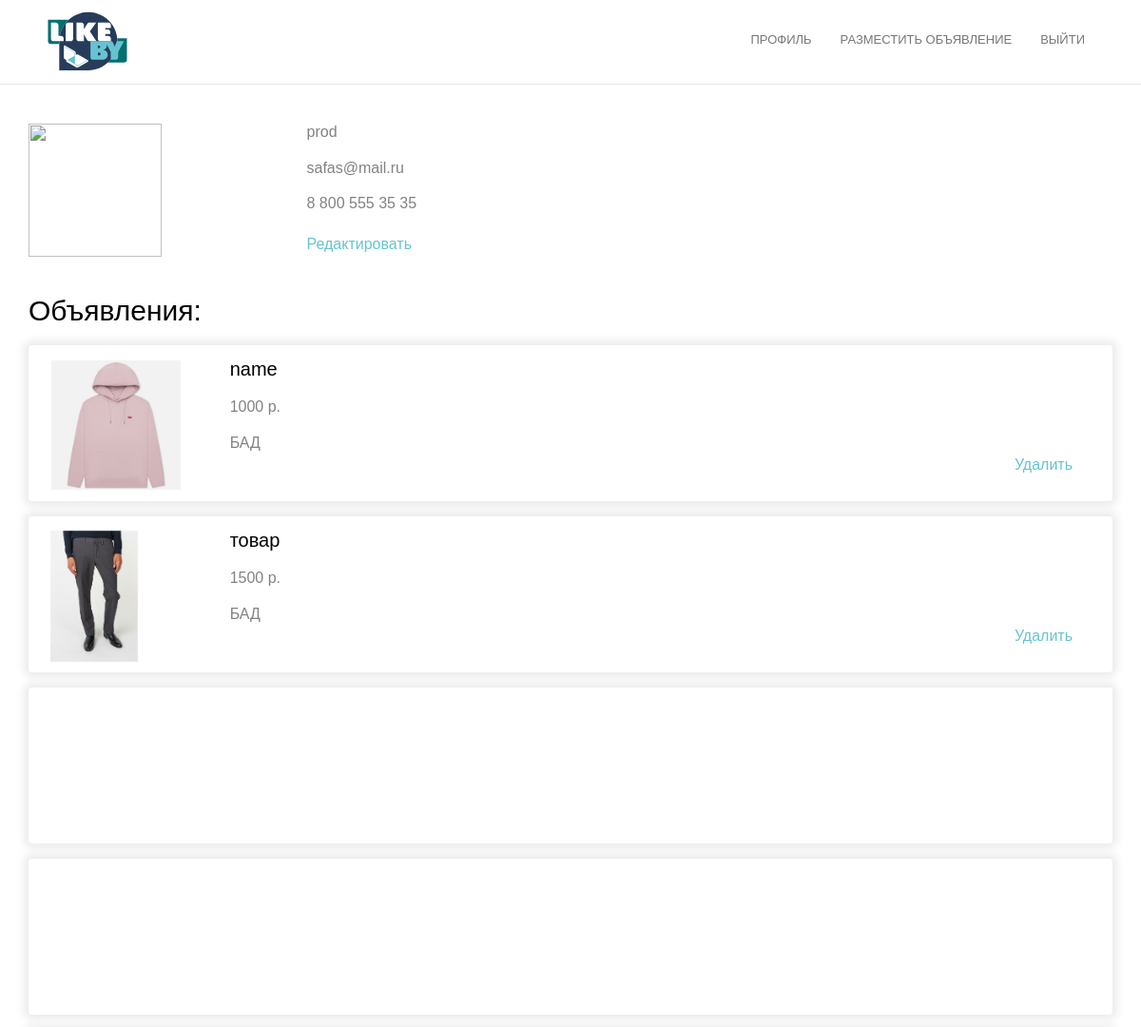
The app's page /bio (signed in, upper part), older data.
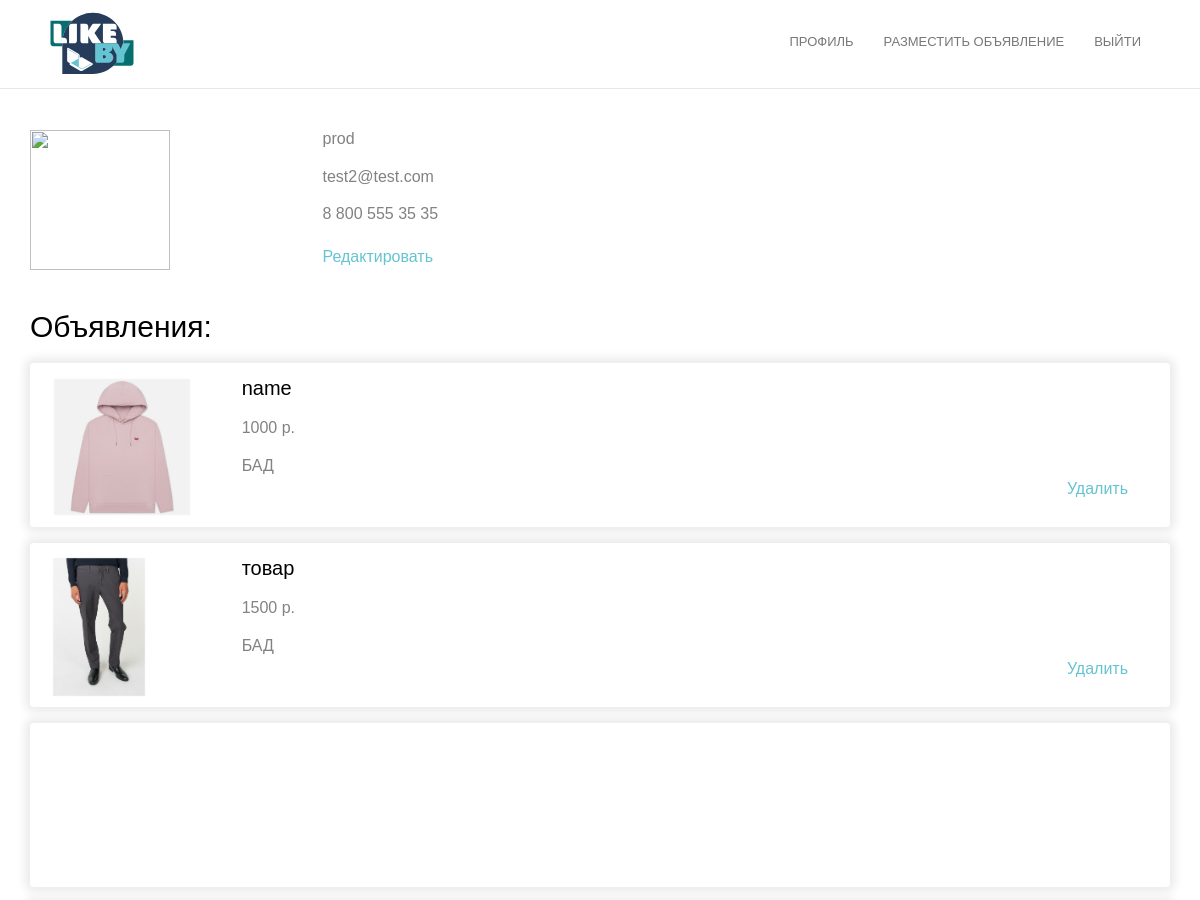
The same page, newer data.
### main_app/main_app/models.py (models this page shows, shortened)
class User(AbstractUser):
    role = models.IntegerField('role', null=True)
    login = models.CharField('login', max_length=20)
    email = models.EmailField('email', max_length=40)
    pwd = models.CharField('pwd', max_length=20)
    phone = models.CharField('phone', max_length=11)
    name = models.CharField('name', max_length=60)
    city = models.CharField('city', null=True, blank=True, max_length=20)
    class Meta:
        verbose_name = 'Пользователь'
        verbose_name_plural = 'Пользователи'

class Image(models.Model):
    image = models.FileField(upload_to='images', verbose_name='image')
    item = models.ForeignKey(Item, related_name='images', on_delete=models.CASCADE)
    main_img = models.CharField('main_img', blank=True, null=True, max_length=2)

class Item(models.Model):
    user = models.ForeignKey(settings.AUTH_USER_MODEL,
                             on_delete=models.CASCADE, verbose_name='user', default='1')
    name = models.CharField('name', max_length=30)
    text = models.TextField('text', max_length=320)
    price = models.CharField('price', max_length=10)
    status = models.CharField('status', blank=True, null=True, max_length=15)
    category = models.ForeignKey(Category, null=True, on_delete=models.SET_NULL)
    address = models.TextField('address', max_length=320, null=True, blank=True,)
    class Meta:
        verbose_name = 'Товар'
        verbose_name_plural = 'Товары'

class Category(models.Model):
    name = models.CharField(max_length=100)
    parent = models.ForeignKey('self',  blank=True, null=True, on_delete=models.CASCADE)
    level = models.IntegerField(default=0, db_index=True)
    def __str__(self):
        return self.name
    class Meta:
        verbose_name = 'Категория'
        verbose_name_plural = 'категории'

### main_app/main_app/views.py (the view)
# urls.py: path('bio', views.member_bio, name='mem_bio'),
def member_bio(request):
    if request.user.is_authenticated:
        items = Item.objects.filter(user_id=request.user.id)
        images = Image.objects.all()
        image_item = list()
        for i in items:
            for im in images:
                if im.item_id == i.id:
                    image_item.append(im)
                    break
        template = loader.get_template('../templates/main_app/bio.html')
        return HttpResponse(template.render(locals()))
    else:
        return render(request, '../templates/main_app/bio.html')

### templates/main_app/bio.html (shortened to what this page needs)
{% extends 'main_app/base.html' %}
{% block content %}
  <div id="fh5co-product" >
        <div class="container">
            <div class="row animate-box bio_flex">
                <div class="col-sm-3 bio_img bio_decs">
                    <img src="media/images/avatar1.png">
                </div>
                <div class="col-sm-9  text-left bio_text bio_desc">
                    <h3>{{ request.user.username }}</h3>
                    <p>{{ request.user.email }}</p>
                    <p>{{ request.user.phone }}</p>
                    <a href="{% url 'redaction' %}">Редактировать</a>
                </div>
            </div>
        </div>
  </div>
        {% if request.user.role == 2 %}
            <section class="prj-title" >
                <div class="container">
                    <h2 style="margin-top: 40px;">Объявления:</h2>
                    {% for i in items %}
                        {% if i.user_id == request.user.id %}
                            <section class=""style="box-shadow: 0 0 10px 5px #ebebeb;border-radius: 4px;margin-top: 1em;padding: 14px 0 0px 20px;">
                                <div class="animate-box">
                                    <div class="row section_item_group">
                                        <a href="{% url 'single' i.id %}">
                                            <div class="project-text col-md-2 col-xs-3 xs-3-width" >
                                                <div class="img_single_cont">
                                                    {% for im in image_item %}
                                                        {% if im.item_id == i.id %}
                                                         <a href="{% url 'single' i.id %}"><img class="img_single" src="{{ MEDIA_URL }}{{ im.image.url }}"></a>
                                                        {% endif %}
                                                    {% endfor %}
                                                </div>
                                            </div>
                                        </a>
                                        <a href="{% url 'single' i.id %}">
                                            <div class="project-text col-md-10 col-xs-9 xs-9-width">
                                                <h3 style="overflow: hidden;white-space: nowrap;text-overflow:ellipsis;">{{ i.name }}</h3>
                                                <p >{{ i.price }}<span> р.</span></p>
                                                <p >{{ i.category }}</p>
                                            </div>
                                        </a>
                                    </div>
                                    <div class="btn_delete_item">
                                        <a style="padding:0 2em 15px 0; float: right;" href="{% url 'del_item' i.id %}">Удалить</a>
                                    </div>
                                </div>
                            </section>
                        {% endif %}
                    {% endfor %}
                </div>
            </section>
        {% endif %}
{% endblock %}

Row changes from the older to the newer data that the page shows:
changed User "prod": user.email "safas@mail.ru" → "test2@test.com"
